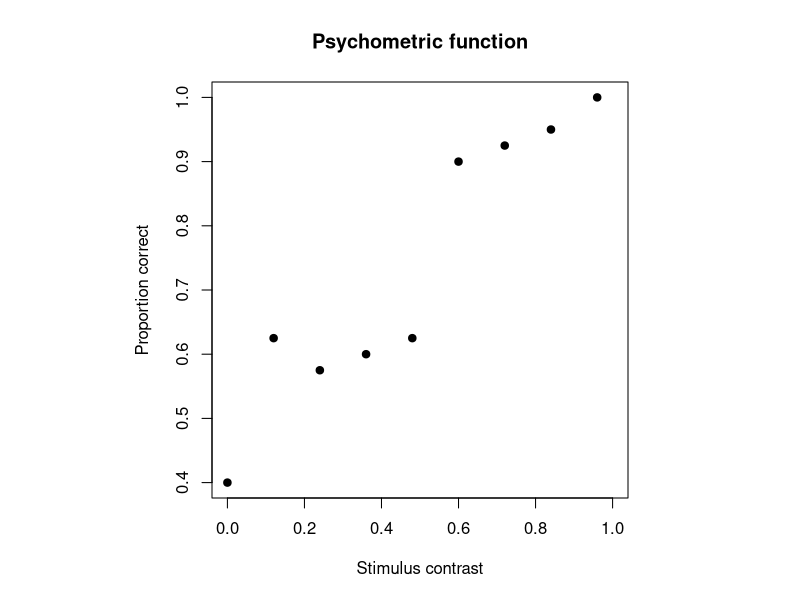

Write the R code that produced this figure. (Note: this script raises an error after producing the figure.)
## ---- chunk 1
contrast <- seq(0, 1, 0.12)
n_trials <- rep(40, 9)
n_correct <- c(16, 25, 23, 24, 25, 36, 37, 38, 40)
prop_correct <- n_correct / n_trials

data <- data.frame(contrast, n_correct, n_trials, prop_correct)
data
## ---- chunk 2
old_par <- par(pty = "s")
plot(data$contrast, data$prop_correct, pch = 19,
     xlim = c(0, 1), ylim = c(0.4, 1),
     xlab = "Stimulus contrast", ylab = "Proportion correct",
     main = "Psychometric function")
par(old_par)
## ---- chunk 3
# Your code here:
# - psychometric_model <- function(alpha, beta, x) { ... }
# - rmsd <- function(params, data) { ... }
# - try rmsd() on your own guess and 1-2 others, using data$contrast and data$prop_correct

## ---- chunk 4
# Your code here:
# - alpha_vals, beta_vals, grid <- expand.grid(...)
# - grid$rmsd <- apply(grid, 1, function(row) rmsd(row, data))
# - best <- grid[which.min(grid$rmsd), ]

## ---- chunk 5
# Your code here

## ---- chunk 6
# Your code here

## ---- chunk 7
# Your code here:
# - nll <- function(params, data) { ... } with predicted <- pmin(pmax(predicted, 1e-6), 1 - 1e-6)
# - fit_mle <- optim(par = c(alpha = 0.3, beta = 1), fn = nll, data = data)

## ---- chunk 8
#| eval=FALSE

set.seed(99)
contrast_sim <- seq(0, 1, 0.12)
true_alpha <- 0.5
true_beta  <- 2.5
p_true <- psychometric_model(true_alpha, true_beta, contrast_sim)

n_trials_sim <- rep(40, 9)
n_correct_sim <- rbinom(length(contrast_sim), n_trials_sim, p_true)
prop_correct_sim <- n_correct_sim / n_trials_sim

data_sim <- data.frame(contrast = contrast_sim, n_correct = n_correct_sim,
                        n_trials = n_trials_sim, prop_correct = prop_correct_sim)
data_sim
## ---- chunk 9
# Your code here

## ---- chunk 10
# Your code here

## ---- chunk 11
# Your code here:
# - plot(data_sim$contrast, data_sim$prop_correct, ...)
# - x_seq <- seq(0, 1, length.out = 200)
# - lines(x_seq, psychometric_model(fit_sim$par[1], fit_sim$par[2], x_seq), col = "blue")

## ---- chunk 12
# Your code here

## ---- chunk 13
# Your code here

## ---- chunk 14
# Your code here

## ---- chunk 15
# Your code here

## ---- chunk 16
# Your code here

## ---- chunk 17
time_days <- c(0, 1, 2, 4, 7, 14, 21, 30)
prop_recalled <- c(0.96, 0.88, 0.85, 0.76, 0.57, 0.35, 0.27, 0.14)

forgetting_data <- data.frame(time_days, prop_recalled)
forgetting_data
## ---- chunk 18
# Your code here

## ---- chunk 19
# Your code here

## ---- chunk 20
# Your code here

## ---- chunk 21
# Your code here:
# - t_08 <- log(fit_forgetting$par[1] / 0.8) / fit_forgetting$par[2]
